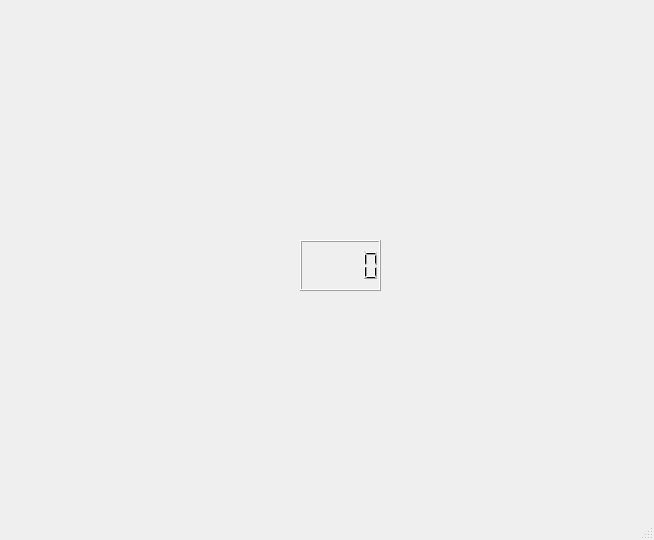
<?xml version="1.0" encoding="UTF-8"?>
<ui version="4.0">
 <class>MainWindow</class>
 <widget class="QMainWindow" name="MainWindow">
  <property name="geometry">
   <rect>
    <x>0</x>
    <y>0</y>
    <width>654</width>
    <height>540</height>
   </rect>
  </property>
  <property name="windowTitle">
   <string>MainWindow</string>
  </property>
  <widget class="QWidget" name="centralwidget">
   <widget class="Display" name="display">
    <property name="geometry">
     <rect>
      <x>290</x>
      <y>30</y>
      <width>71</width>
      <height>16</height>
     </rect>
    </property>
    <property name="toolTip">
     <string>Display Widget</string>
    </property>
    <property name="whatsThis">
     <string>Display SCADA</string>
    </property>
    <property name="StartText" stdset="0">
     <string/>
    </property>
    <property name="StaticText" stdset="0">
     <string>Simulação Supervisório</string>
    </property>
    <property name="DisplayVisible" stdset="0">
     <bool>true</bool>
    </property>
   </widget>
   <widget class="Thermo" name="thermo">
    <property name="geometry">
     <rect>
      <x>460</x>
      <y>90</y>
      <width>93</width>
      <height>401</height>
     </rect>
    </property>
    <property name="toolTip">
     <string>Thermo Widget</string>
    </property>
    <property name="whatsThis">
     <string>SCADA Thermo</string>
    </property>
	<property name="Value" stdset="0">
     <number>0</number>
    </property>
    <property name="MinimumValue" stdset="0">
     <number>0</number>
    </property>
    <property name="MaximumValue" stdset="0">
     <number>100</number>
    </property>
    <property name="AlarmLevel" stdset="0">
     <number>80</number>
    </property>
    <property name="DisplayVisible" stdset="0">
     <bool>true</bool>
    </property>
   </widget>
   <widget class="DisplayLCD" name="displayLCD">
    <property name="geometry">
     <rect>
      <x>300</x>
      <y>240</y>
      <width>81</width>
      <height>51</height>
     </rect>
    </property>
    <property name="toolTip">
     <string>DisplayLCD Widget</string>
    </property>
    <property name="whatsThis">
     <string>DisplayLCD SCADA</string>
    </property>
    <property name="Value" stdset="0">
     <number>0</number>
    </property>
   </widget>
   <widget class="Led" name="led">
    <property name="geometry">
     <rect>
      <x>290</x>
      <y>120</y>
      <width>88</width>
      <height>88</height>
     </rect>
    </property>
    <property name="toolTip">
     <string>Led Widget</string>
    </property>
    <property name="whatsThis">
     <string>Led SCADA</string>
    </property>
    <property name="Value" stdset="0">
     <string>BLUE</string>
    </property>
    <property name="MinimumSizeX" stdset="0">
     <number>50</number>
    </property>
    <property name="MinimumSizeY" stdset="0">
     <number>50</number>
    </property>
    <property name="MaximumSizeX" stdset="0">
     <number>50</number>
    </property>
    <property name="MaximumSizey" stdset="0">
     <number>50</number>
    </property>
   </widget>
   <widget class="Display" name="display_2">
    <property name="geometry">
     <rect>
      <x>320</x>
      <y>300</y>
      <width>40</width>
      <height>16</height>
     </rect>
    </property>
    <property name="toolTip">
     <string>Display Widget</string>
    </property>
    <property name="whatsThis">
     <string>Display SCADA</string>
    </property>
    <property name="StartText" stdset="0">
     <string/>
    </property>
    <property name="StaticText" stdset="0">
     <string>Temperatura Caldeira</string>
    </property>
    <property name="DisplayVisible" stdset="0">
     <bool>true</bool>
    </property>
   </widget>
   <widget class="Dial_2" name="dial_2Widget">
    <property name="geometry">
     <rect>
      <x>40</x>
      <y>80</y>
      <width>196</width>
      <height>196</height>
     </rect>
    </property>
    <property name="toolTip">
     <string>Dial Widget 2</string>
    </property>
    <property name="whatsThis">
     <string>SCADA Dial 2</string>
    </property>
    <property name="Value" stdset="0">
     <number>50</number>
    </property>
    <property name="MinimumRange" stdset="0">
     <number>0</number>
    </property>
    <property name="MaximumRange" stdset="0">
     <number>100</number>
    </property>
    <property name="MinimumScale" stdset="0">
     <number>0</number>
    </property>
    <property name="MaximumScale" stdset="0">
     <number>3</number>
    </property>
    <property name="StepScale" stdset="0">
     <number>5</number>
    </property>
   </widget>
   <widget class="Dial_3" name="dial_3Widget">
    <property name="geometry">
     <rect>
      <x>40</x>
      <y>280</y>
      <width>191</width>
      <height>191</height>
     </rect>
    </property>
    <property name="toolTip">
     <string>Dial Widget 3</string>
    </property>
    <property name="whatsThis">
     <string>SCADA Dial 3</string>
    </property>
    <property name="Value" stdset="0">
     <number>75</number>
    </property>
    <property name="MinimumRange" stdset="0">
     <number>0</number>
    </property>
    <property name="MaximumRange" stdset="0">
     <number>100</number>
    </property>
    <property name="MinimumScale" stdset="0">
     <number>0</number>
    </property>
    <property name="MaximumScale" stdset="0">
     <number>3</number>
    </property>
    <property name="StepScale" stdset="0">
     <number>5</number>
    </property>
   </widget>
  </widget>
  <widget class="QMenuBar" name="menubar">
   <property name="geometry">
    <rect>
     <x>0</x>
     <y>0</y>
     <width>654</width>
     <height>21</height>
    </rect>
   </property>
  </widget>
  <widget class="QStatusBar" name="statusbar"/>
 </widget>
 <customwidgets>
  <customwidget>
   <class>Dial_2</class>
   <extends>QwtDial</extends>
   <header>dial_2</header>
  </customwidget>
  <customwidget>
   <class>Dial_3</class>
   <extends>QwtDial</extends>
   <header>dial_3</header>
  </customwidget>
  <customwidget>
   <class>Display</class>
   <extends>QLabel</extends>
   <header>display</header>
  </customwidget>
  <customwidget>
   <class>DisplayLCD</class>
   <extends>QLCDNumber</extends>
   <header>lcd</header>
  </customwidget>
  <customwidget>
   <class>Led</class>
   <extends>QWidget</extends>
   <header>led</header>
  </customwidget>
  <customwidget>
   <class>Thermo</class>
   <extends>QWidget</extends>
   <header>thermo</header>
  </customwidget>
  <customwidget>
   <class>QwtDial</class>
   <extends>QWidget</extends>
   <header>qwt_dial.h</header>
  </customwidget>
 </customwidgets>
 <resources/>
 <connections/>
</ui>
